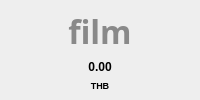
                        <widget class="QFrame" name="entertainmentlimitframe">
                         <property name="sizePolicy">
                          <sizepolicy hsizetype="Fixed" vsizetype="Fixed">
                           <horstretch>0</horstretch>
                           <verstretch>0</verstretch>
                          </sizepolicy>
                         </property>
                         <property name="minimumSize">
                          <size>
                           <width>79</width>
                           <height>81</height>
                          </size>
                         </property>
                         <property name="layoutDirection">
                          <enum>Qt::LeftToRight</enum>
                         </property>
                         <property name="styleSheet">
                          <string notr="true">QFrame {

	background-color: rgb(238, 238, 238);
	border-radius: 5px;
}

QLabel {
	
	
	background-color: rgba(255, 255, 255, 0);
}
</string>
                         </property>
                         <property name="frameShape">
                          <enum>QFrame::StyledPanel</enum>
                         </property>
                         <property name="frameShadow">
                          <enum>QFrame::Raised</enum>
                         </property>
                         <layout class="QVBoxLayout" name="verticalLayout_18">
                          <property name="topMargin">
                           <number>9</number>
                          </property>
                          <property name="bottomMargin">
                           <number>9</number>
                          </property>
                          <item>
                           <widget class="QLabel" name="entertainmentlimiticon">
                            <property name="font">
                             <font>
                              <family>Font Awesome 6 Free</family>
                              <pointsize>24</pointsize>
                              <bold>true</bold>
                             </font>
                            </property>
                            <property name="styleSheet">
                             <string notr="true">color: rgb(137, 137, 137);</string>
                            </property>
                            <property name="text">
                             <string>film</string>
                            </property>
                            <property name="alignment">
                             <set>Qt::AlignCenter</set>
                            </property>
                           </widget>
                          </item>
                          <item>
                           <widget class="QLabel" name="entertainmentlimitlabel">
                            <property name="font">
                             <font>
                              <family>Arial</family>
                              <bold>true</bold>
                             </font>
                            </property>
                            <property name="text">
                             <string>0.00</string>
                            </property>
                            <property name="alignment">
                             <set>Qt::AlignCenter</set>
                            </property>
                           </widget>
                          </item>
                          <item>
                           <widget class="QLabel" name="limitcurrency_2">
                            <property name="font">
                             <font>
                              <family>Arial</family>
                              <pointsize>7</pointsize>
                              <bold>true</bold>
                             </font>
                            </property>
                            <property name="text">
                             <string>THB</string>
                            </property>
                            <property name="alignment">
                             <set>Qt::AlignCenter</set>
                            </property>
                           </widget>
                          </item>
                         </layout>
                        </widget>
